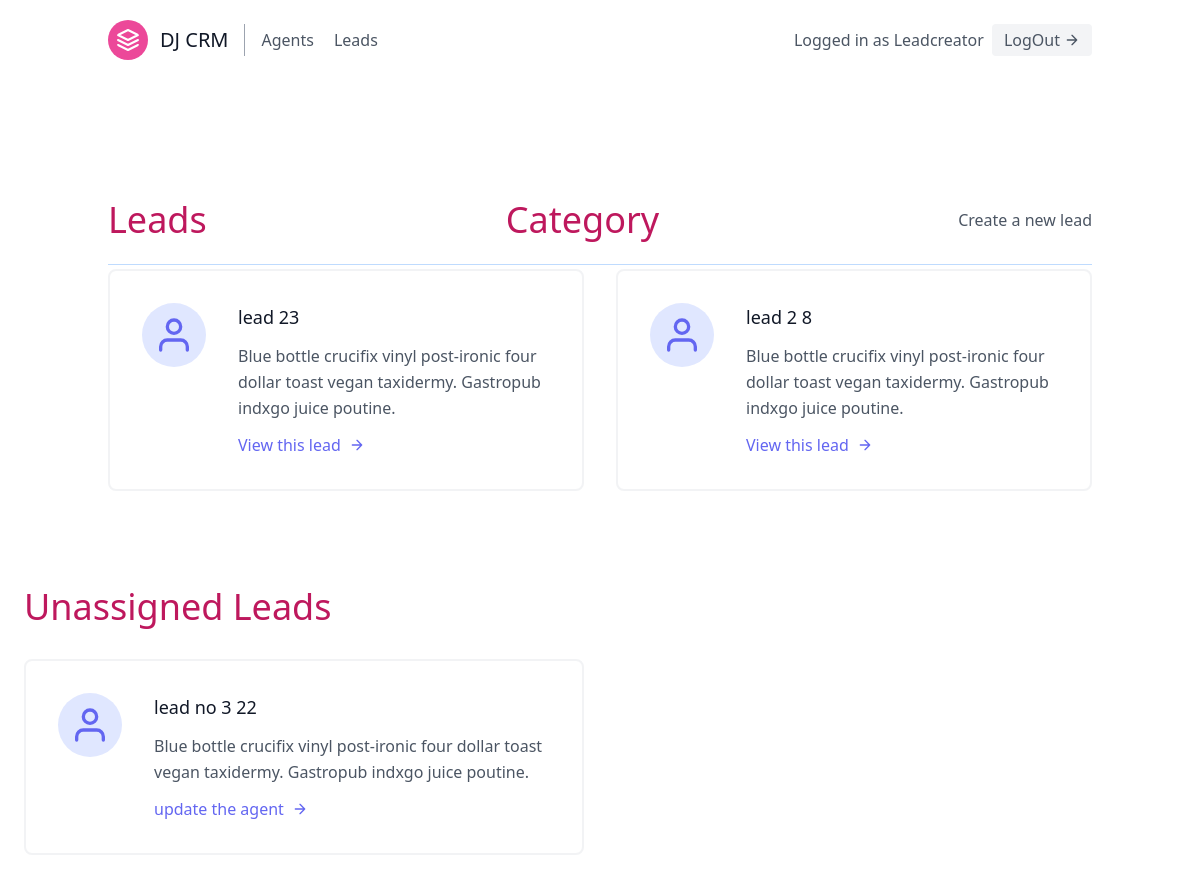
/leads/ (signed in), run on an earlier commit of the app's database.
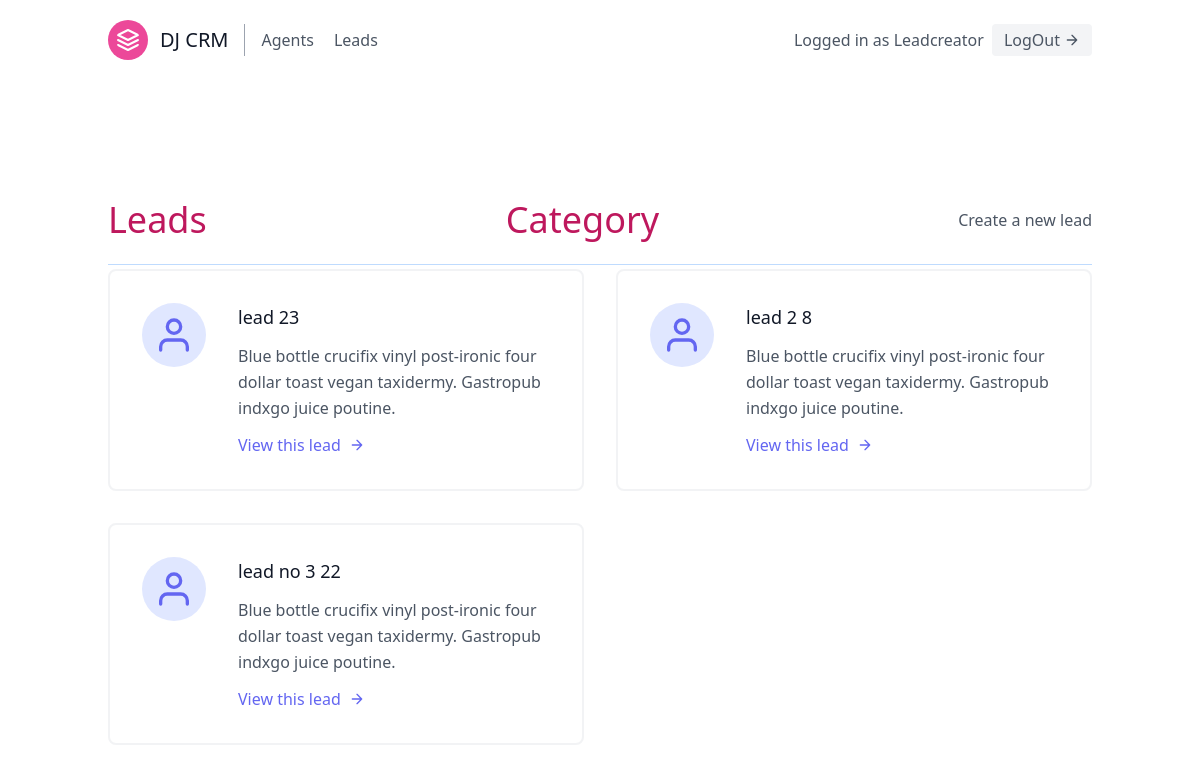
And on a later commit of the database.
### leads/models.py (models this page shows, shortened)
class Lead(models.Model):
    first_name = models.CharField(max_length = 20)
    last_name = models.CharField(max_length=20)
    age = models.IntegerField(default= 0)
    organization = models.ForeignKey(UserProfile, null = True, on_delete = models.CASCADE)
    agent = models.ForeignKey("Agent", blank = True, null= True, on_delete=models.SET_NULL)
    category = models.ForeignKey("Category", related_name = "leads", blank = True, null= True,on_delete=models.SET_NULL)

### leads/views.py (the view)
# urls.py: path('', LeadListView.as_view(), name = 'lead-list'),
class LeadListView(LoginRequiredMixin,generic.ListView):
    template_name = "leads/lead-list.html"
    context_object_name = "leads"
    def get_queryset(self):
        user = self.request.user
        if user.is_organizer:
            queryset = Lead.objects.filter(organization = user.userprofile, agent__isnull = False)
        else:
            queryset = Lead.objects.filter(organization =user.agent.organization, agent__isnull = False)
            queryset = queryset.filter(agent__user = user)
        return queryset
    def get_context_data(self, **kwargs):
        context = super().get_context_data(**kwargs)
        user = self.request.user
        if user.is_organizer:
            queryset = Lead.objects.filter(organization = user.userprofile, agent__isnull = True)
            context.update({
                'unassigned_leads': queryset
            })
        return context

### leads/templates/leads/lead_list.html (shortened to what this page needs)
{% extends 'base.html' %}
{% block content %}
<section class="text-gray-600 body-font">
    <div class="container px-5 py-24 mx-auto flex flex-wrap">
        <div class = "w-full mb-1 py-6 flex justify-between items-center border-b border-blue-200">
            <div>
            <h1 class = "text-4xl text-pink-700"> Leads </h1>
            </div>
            <div>
              <h1 class = "text-4xl text-pink-700"><a href = {% url 'leads:categories' %} >Category </a></h1>
              </div>
            {% if request.user.is_organizer %}
            <div>
            <a class = "text-gray-600 hover:text-pink-500" href = "{% url 'leads:lead-create' %}"> Create a new lead </a>
            </div>
            {% endif %}
        </div>
    <div class="flex flex-wrap -m-4">
        {% for lead in leads %}
        <div class="p-4 lg:w-1/2 md:w-full">
          <div class="flex border-2 rounded-lg border-gray-200 border-opacity-50 p-8 sm:flex-row flex-col">
            <div class="w-16 h-16 sm:mr-8 sm:mb-0 mb-4 inline-flex items-center justify-center rounded-full bg-indigo-100 text-indigo-500 flex-shrink-0">
              <svg fill="none" stroke="currentColor" stroke-linecap="round" stroke-linejoin="round" stroke-width="2" class="w-10 h-10" viewBox="0 0 24 24">
                <path d="M20 21v-2a4 4 0 00-4-4H8a4 4 0 00-4 4v2"></path>
                <circle cx="12" cy="7" r="4"></circle>
              </svg>
            </div>
            <div class="flex-grow">
              <h2 class="text-gray-900 text-lg title-font font-medium mb-3">{{lead.first_name}}  {{lead.lastname}} {{lead.age}}</h2>
              <p class="leading-relaxed text-base">Blue bottle crucifix vinyl post-ironic four dollar toast vegan taxidermy. Gastropub indxgo juice poutine.</p>
              <a href = "{% url 'leads:lead-detail' lead.pk %}" class="mt-3 text-indigo-500 inline-flex items-center">View this lead
                <svg fill="none" stroke="currentColor" stroke-linecap="round" stroke-linejoin="round" stroke-width="2" class="w-4 h-4 ml-2" viewBox="0 0 24 24">
                  <path d="M5 12h14M12 5l7 7-7 7"></path>
                </svg>
              </a>
            </div>
          </div>
        </div>
        {% endfor %}
      </div>
    </div>
        {% if unassigned_leads.exists %}
        <div class="flex flex-wrap -m-4">
        <div class = "p-4 w-full">
        <h1 class = "text-4xl text-pink-700"> Unassigned Leads</h1>
        </div>
        {% for lead in unassigned_leads %}
        <div class="p-4 lg:w-1/2 md:w-full">
          <div class="flex border-2 rounded-lg border-gray-200 border-opacity-50 p-8 sm:flex-row flex-col">
            <div class="w-16 h-16 sm:mr-8 sm:mb-0 mb-4 inline-flex items-center justify-center rounded-full bg-indigo-100 text-indigo-500 flex-shrink-0">
              <svg fill="none" stroke="currentColor" stroke-linecap="round" stroke-linejoin="round" stroke-width="2" class="w-10 h-10" viewBox="0 0 24 24">
                <path d="M20 21v-2a4 4 0 00-4-4H8a4 4 0 00-4 4v2"></path>
                <circle cx="12" cy="7" r="4"></circle>
              </svg>
            </div>
            <div class="flex-grow">
              <h2 class="text-gray-900 text-lg title-font font-medium mb-3">{{lead.first_name}}  {{lead.lastname}} {{lead.age}}</h2>
              <p class="leading-relaxed text-base">Blue bottle crucifix vinyl post-ironic four dollar toast vegan taxidermy. Gastropub indxgo juice poutine.</p>
              <a href = "{% url 'leads:agent-update' lead.pk %}" class="mt-3 text-indigo-500 inline-flex items-center">update the agent
                <svg fill="none" stroke="currentColor" stroke-linecap="round" stroke-linejoin="round" stroke-width="2" class="w-4 h-4 ml-2" viewBox="0 0 24 24">
                  <path d="M5 12h14M12 5l7 7-7 7"></path>
                </svg>
              </a>
            </div>
          </div>
        </div>
        {% endfor %}
      </div>
    </div>
    {% endif %}
</div>
{% endblock content %}

What changed in the data, as far as the page shows it:
changed Lead "lead no 3": moves from the list under "Unassigned Leads" to the list under "Category"
Also different on the page:
text no longer shown: "Unassigned Leads"
